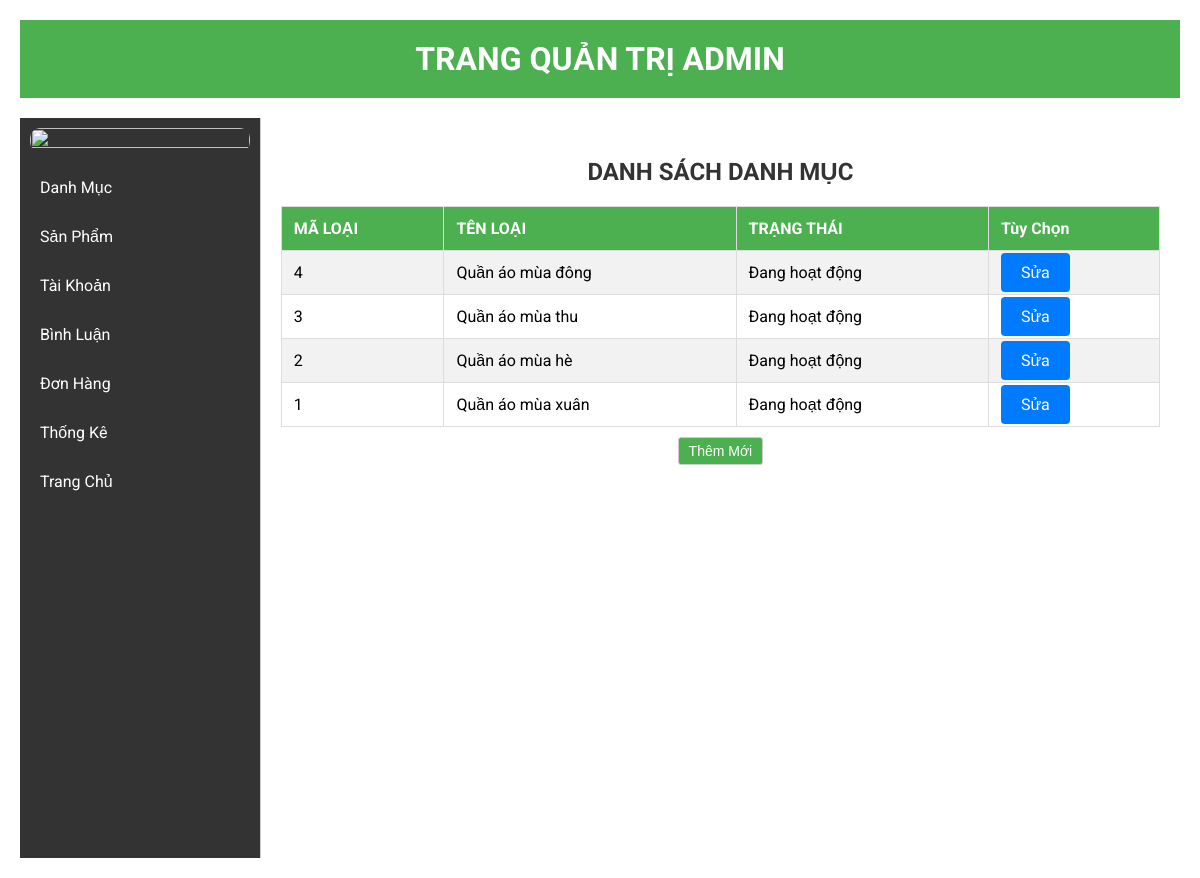
/admin/index.php?act=listdm, run on an earlier commit of the app's database.
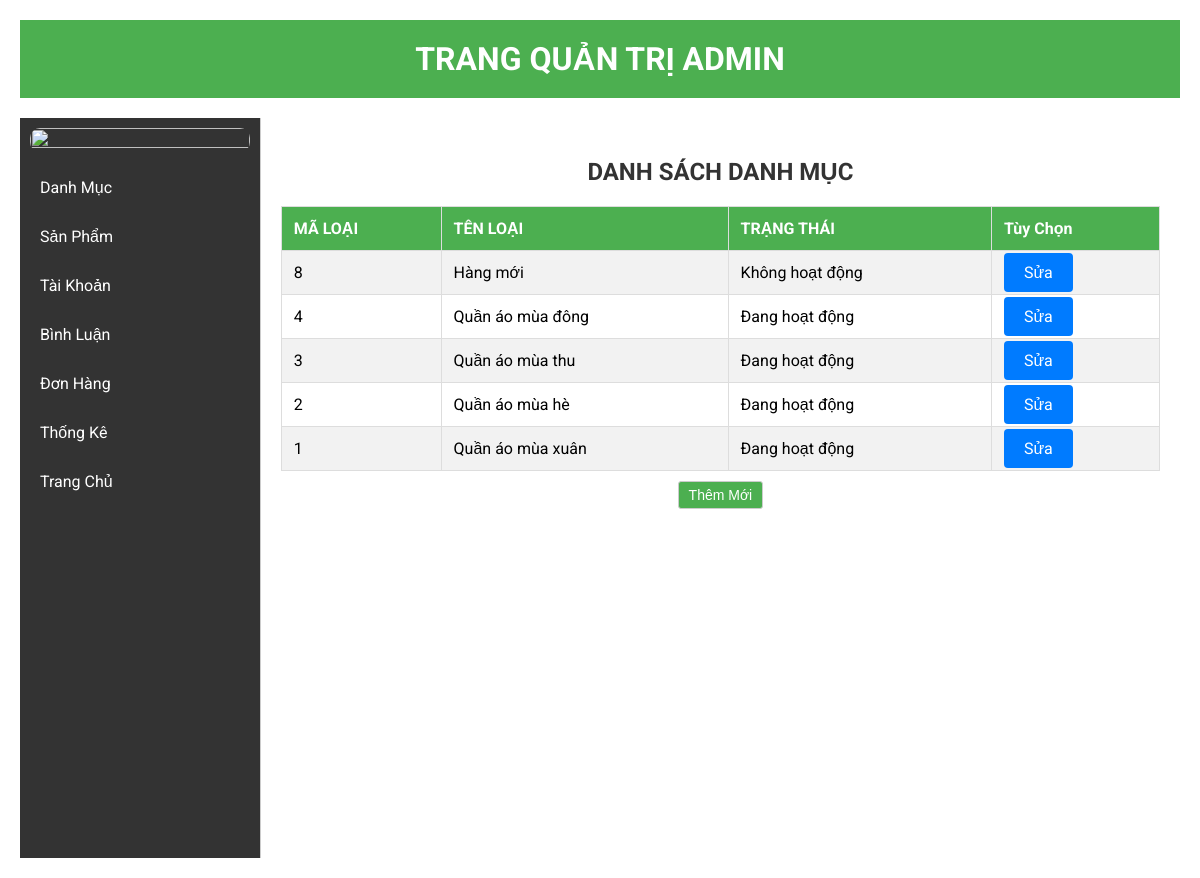
And on a later commit of the database.
### tables this page shows
CREATE TABLE `danhmuc` (
  `id_dm` int(10) NOT NULL,
  `ten_dm` varchar(50) NOT NULL,
  `trangthai` varchar(50) NOT NULL DEFAULT '0'
);

### model/pdo.php (called while the page is built, shortened)
<?php
function pdo_get_connection() {
    $dburl = "mysql:host=localhost;dbname=da1;charset=utf8";
    $username = 'root';
    $password = '';
    $conn = new PDO($dburl, $username, $password);
    $conn->setAttribute(PDO::ATTR_ERRMODE, PDO::ERRMODE_EXCEPTION);
    return $conn;
}
function pdo_query($sql, $sql_args = array()) {
    try {
        $conn = pdo_get_connection();
        $stmt = $conn->prepare($sql);
        $stmt->execute($sql_args);
        $rows = $stmt->fetchAll(PDO::FETCH_ASSOC);
        return $rows;
    } catch (PDOException $e) {
        throw $e;
    } finally {
        unset($conn);
    }
}
?>

### model/danhmuc.php (called while the page is built, shortened)
<?php
function loadall_danhmuc()
{
    $sql = "SELECT * FROM danhmuc ORDER BY id_dm DESC";
    $listdanhmuc = pdo_query($sql);
    return $listdanhmuc;
}

### admin/danhmuc/list.php (the view)
<div class="row box">
    <div class="boxtrai">
        <div class="loai logoam tren">
            <img src="../upload/images (1).png" width="100%" height="100%" alt="">
        </div>
        <div class="loai hieuung">
            <ul>
                <li><a href="?act=adddm">Danh Mục</a></li>
                <li><a href="?act=addsp">Sản Phẩm</a></li>
                <li><a href="?act=taikhoan">Tài Khoản</a></li>
                <li><a href="?act=dsbl">Bình Luận</a></li>
                <li><a href="?act=donhang">Đơn Hàng</a></li>
                <li><a href="index.php?act=thongke">Thống Kê</a></li>
                <li><a href="../index.php">Trang Chủ</a></li>
            </ul>
        </div>
    </div>
    <div class="boxphai">
        <div class="tieudeb">
            <h2>DANH SÁCH DANH MỤC</h2>
        </div>
        <div class="bangl">
            <table>
                <tr>
                    <th>MÃ LOẠI</th>
                    <th>TÊN LOẠI</th>
                    <th>TRẠNG THÁI</th>
                    <th>Tùy Chọn</th>
                </tr>
                <?php foreach ($listdanhmuc as $danhmuc) : ?>
                    <tr>
                        <td><?= $danhmuc['id_dm'] ?></td>
                        <td><?= $danhmuc['ten_dm'] ?></td>
                        <td>
                            <?= $danhmuc['trangthai'] == '0' ? 'Đang hoạt động' : 'Không hoạt động'; ?>
                        </td>
                        <td>
                            <a href="index.php?act=suadm&id=<?= $danhmuc['id_dm'] ?>" class="confim">Sửa</a>
                        </td>
                    </tr>
                <?php endforeach; ?>
            </table>
        </div>
        <div class="nut">
            <a href="index.php?act=adddm"><input type="button" name="themmoi" value="Thêm Mới"></a>
        </div>
    </div>
</div>

### admin/header.php (shortened to what this page needs)
<!DOCTYPE html>
<html lang="en">
<head>
    <link rel="stylesheet" href="../css/admin.css">
</head>
<body>
<div class="container">
    <div class="trangchu">
        <div class="tieudead">
            <h1>TRANG QUẢN TRỊ ADMIN</h1>
        </div>

### admin/index.php (shortened to what this page needs)
<?php
include "../model/pdo.php";
include "../model/danhmuc.php";
include "header.php";
if ((isset($_GET['act'])) && ($_GET['act'] != "")) {
    $act = $_GET['act'];
    switch ($act) {
        case 'listdm':
            $listdanhmuc = loadall_danhmuc();
            include "danhmuc/list.php";
            break;
    }
} else {
    include "home.php";
}

### css/admin.css (style rules this page uses)
body { font-family: "Roboto", sans-serif; margin: 0; padding: 0; background-color: #f4f4f4; }
.container { max-width: 100%; margin: auto; padding: 20px; background-color: #fff; box-shadow: 0 0 10px rgba(0, 0, 0, 0.1); }
.trangchu { display: flex; flex-direction: column; min-height: 100vh; }
.tieudead { background-color: #4caf50; color: white; padding: 20px 0; text-align: center; }
.tieudead h1 { margin: 0; text-align: center; }
.box { display: flex; flex-direction: row; margin-top: 20px; }
.boxtrai { width: 20%; padding: 10px; background-color: #333; color: #fff; min-height: calc(100vh - 80px); }
.boxphai { width: 80%; padding: 20px; background-color: #fff; border-left: 1px solid #ccc; }
.logoam img { display: block; margin: auto; border-radius: 10px; }
.hieuung ul { list-style-type: none; padding: 0; }
.hieuung li { margin: 10px 0; }
.hieuung a { text-decoration: none; color: #fff; display: block; padding: 10px; transition: background-color 0.3s; }
.tieudeb h2 { text-align: center; color: #333; }
.bang, .bangl { margin: auto; }
.nut { text-align: center; }
.nut input[type="submit"], .nut input[type="button"] { padding: 5px 10px; margin: 10px 5px; font-size: 14px; border: 1px solid #ccc; border-radius: 3px; background-color: #4caf50; color: white; cursor: pointer; transition: background-color 0.3s; }
.nut input[type="button"] { padding: 5px 10px; margin: 10px 5px; font-size: 14px; border: 1px solid #ccc; border-radius: 3px; background-color: #4caf50; color: white; cursor: pointer; transition: background-color 0.3s; }
table { width: 100%; border-collapse: collapse; margin-top: 20px; }
table, th, td { border: 1px solid #ddd; }
th, td { padding: 12px; text-align: left; }
th { background-color: #4caf50; color: white; }
tr:nth-child(even) { background-color: #f2f2f2; }
img { display: block; margin: auto; border-radius: 10px; }
.confim { padding: 10px 20px; background: #007bff; color: white; border: none; text-decoration: none; cursor: pointer; border-radius: 4px; transition: background 0.3s; }

What changed in the data, as far as the page shows it:
added danhmuc: id_dm "8", ten_dm "Hàng mới", trangthai "Không hoạt động"
